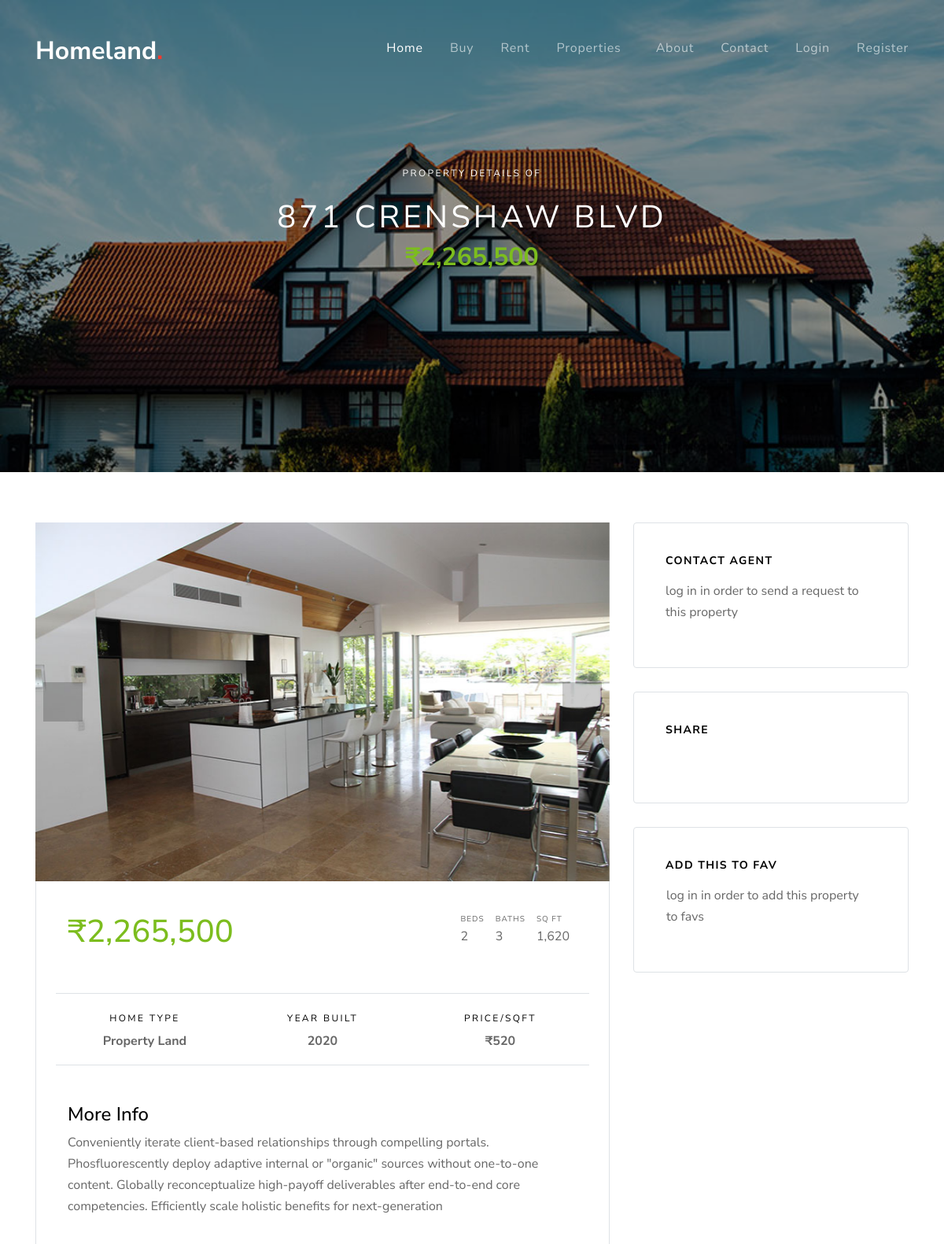
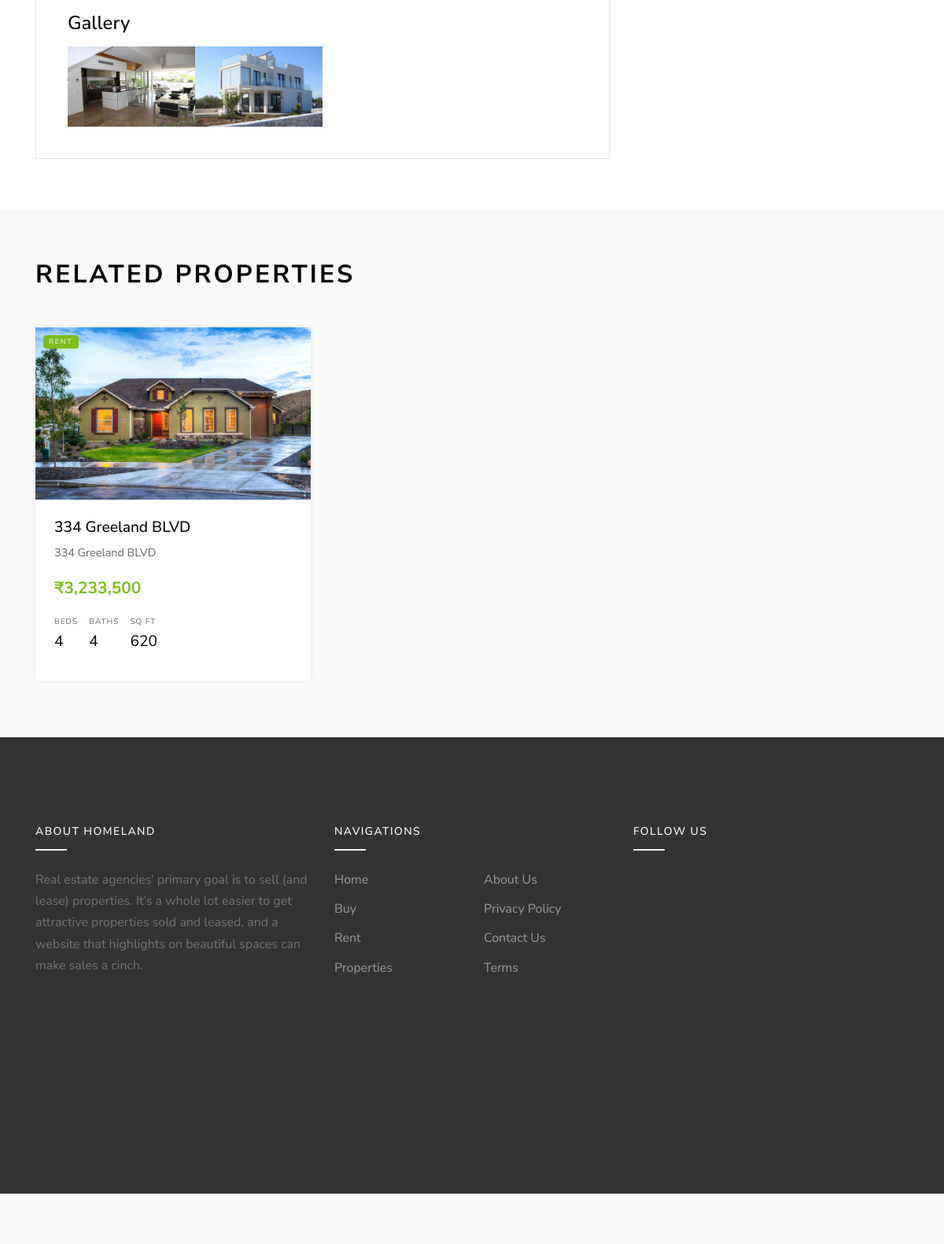
Screenshot of /property-details.php?id=2 with the database file from the repository (2 pictures, top to bottom).
### tables this page shows
CREATE TABLE `props` (
  `id` int(10) NOT NULL,
  `name` varchar(200) NOT NULL,
  `location` varchar(200) NOT NULL,
  `image` varchar(200) NOT NULL,
  `price` varchar(200) NOT NULL,
  `beds` int(10) NOT NULL,
  `baths` int(20) NOT NULL,
  `sq_ft` varchar(30) NOT NULL,
  `home_type` varchar(200) NOT NULL,
  `year_built` varchar(200) NOT NULL,
  `type` varchar(200) NOT NULL,
  `price_sqft` int(30) NOT NULL,
  `description` text NOT NULL,
  `admin_name` varchar(200) NOT NULL,
  `created_at` timestamp NOT NULL DEFAULT current_timestamp()
);

CREATE TABLE `related_images` (
  `id` int(10) NOT NULL,
  `image` varchar(200) NOT NULL,
  `prop_id` int(10) NOT NULL,
  `created_at` timestamp NOT NULL DEFAULT current_timestamp()
);

### property-details.php (the view, shortened to what this page needs)
<?php require "includes/header.php"; ?>
<?php require "config/config.php"; ?>
<?php
  if(isset($_GET['id'])) {
    $id = $_GET['id'];
    $single = $conn->query("SELECT * FROM props WHERE id='$id'");
    $single->execute();
    $allDetails = $single->fetch(PDO::FETCH_OBJ);
    $relatedProps = $conn->query("SELECT * FROM props WHERE home_type = '$allDetails->home_type'
    AND id != '$id'");
    $relatedProps->execute();
    $allRelatedProps = $relatedProps->fetchAll(PDO::FETCH_OBJ);
  } else {
    echo "<script>window.location.href='".APPURL."/404.php' </script>";
  }
  $images = $conn->query("SELECT * FROM related_images WHERE prop_id = '$id'");
  $images->execute();
  $allImages = $images->fetchAll(PDO::FETCH_OBJ);
?>
    <div class="site-blocks-cover inner-page-cover overlay" style="background-image: url(<?php echo THUMBNAILMURL; ?>/<?php echo $allDetails->image; ?>);" data-aos="fade" data-stellar-background-ratio="0.5">
      <div class="container">
        <div class="row align-items-center justify-content-center text-center">
          <div class="col-md-10">
            <span class="d-inline-block text-white px-3 mb-3 property-offer-type rounded">Property Details of</span>
            <h1 class="mb-2"><?php echo $allDetails->name; ?></h1>
            <p class="mb-5"><strong class="h2 text-success font-weight-bold">₹<?php echo $allDetails->price; ?></strong></p>
          </div>
        </div>
      </div>
    </div>
    <div class="site-section site-section-sm">
      <div class="container">
        <div class="row">
          <div class="col-lg-8">
            <div>
              <div class="slide-one-item home-slider owl-carousel">
                <?php foreach($allImages as $image) : ?>
                  <div><img src="<?php echo GALLERYURL; ?>/<?php echo $image->image; ?>" alt="Image" class="img-fluid"></div>
                <?php endforeach; ?>
              </div>
            </div>
            <div class="bg-white property-body border-bottom border-left border-right">
              <div class="row mb-5">
                <div class="col-md-6">
                  <strong class="text-success h1 mb-3">₹<?php echo $allDetails->price; ?></strong>
                </div>
                <div class="col-md-6">
                  <ul class="property-specs-wrap mb-3 mb-lg-0  float-lg-right">
                  <li>
                    <span class="property-specs">Beds</span>
                    <span class="property-specs-number"><?php echo $allDetails->beds; ?></span>
                  </li>
                  <li>
                    <span class="property-specs">Baths</span>
                    <span class="property-specs-number"><?php echo $allDetails->baths; ?></span>
                  </li>
                  <li>
                    <span class="property-specs">SQ FT</span>
                    <span class="property-specs-number"><?php echo $allDetails->sq_ft; ?></span>
                  </li>
                </ul>
                </div>
              </div>
              <div class="row mb-5">
                <div class="col-md-6 col-lg-4 text-center border-bottom border-top py-3">
                  <span class="d-inline-block text-black mb-0 caption-text">Home Type</span>
                  <strong class="d-block"><?php echo str_replace('-', ' ', $allDetails->home_type); ?></strong>
                </div>
                <div class="col-md-6 col-lg-4 text-center border-bottom border-top py-3">
                  <span class="d-inline-block text-black mb-0 caption-text">Year Built</span>
                  <strong class="d-block"><?php echo $allDetails->year_built; ?></strong>
                </div>
                <div class="col-md-6 col-lg-4 text-center border-bottom border-top py-3">
                  <span class="d-inline-block text-black mb-0 caption-text">Price/Sqft</span>
                  <strong class="d-block">₹<?php echo $allDetails->price_sqft; ?></strong>
                </div>
              </div>
              <h2 class="h4 text-black">More Info</h2>
              <p>
                <?php echo $allDetails->description; ?>
              </p>
              <div class="row no-gutters mt-5">
                <div class="col-12">
                  <h2 class="h4 text-black mb-3">Gallery</h2>
                </div>
                <?php foreach($allImages as $image) : ?>
                  <div class="col-sm-6 col-md-4 col-lg-3">
                    <a href="<?php echo GALLERYURL; ?>/<?php echo $image->image; ?>" class="image-popup gal-item"><img src="images/<?php echo $image->image; ?>" alt="Image" class="img-fluid"></a>
                  </div>
                <?php endforeach; ?>
              </div>
            </div>
          </div>
          <div class="col-lg-4">
            <div class="bg-white widget border rounded">
              <h3 class="h4 text-black widget-title mb-3">Contact Agent</h3>
              <?php if(isset($_SESSION['user_id'])) : ?>
                    <?php if($check_request->rowCount() > 0) : ?>
                      <p>you aleardy sent a request to this property, so you can not sent anymore requests</p>
                    <?php else : ?>
                      <form action="requests/process-request.php" method="POST" class="form-contact-agent">
                        <div class="form-group">
                          <label for="name">Name</label>
                          <input type="text" name="name" id="name" class="form-control">
                        </div>
                        <div class="form-group">
                          <label for="email">Email</label>
                          <input type="email" name="email" id="email" class="form-control">
                        </div>
                        <div class="form-group">
                          <label for="phone">Phone</label>
                          <input type="text" name="phone" id="phone" class="form-control">
                        </div>
                        <div class="form-group">
                          <input type="hidden" name="prop_id" value="<?php echo $id; ?>" id="phone" class="form-control">
                        </div>
                        <div class="form-group">
                          <input type="hidden" name="user_id" value="<?php echo $_SESSION['user_id']; ?>" id="phone" class="form-control">
                        </div>
                        <div class="form-group">
                          <input type="hidden" name="admin_name" value="<?php echo $allDetails->admin_name; ?>" id="phone" class="form-control">
                        </div>
                        <div class="form-group">
                          <input type="submit" name="submit" id="phone" class="btn btn-primary" value="Send Request">
                        </div>
                      </form>
                    <?php endif; ?>
                <?php else : ?>
                  <p>log in in order to send a request to this property</p>
                <?php endif; ?>
            </div>
            <div class="bg-white widget border rounded">
              <h3 class="h4 text-black widget-title mb-3 ml-0">Share</h3>
                  <div class="px-3" style="margin-left: -15px;">
                    <a href="https://www.facebook.com/sharer/sharer.php?u=<?php echo APPURL; ?>/property-details.php?id=<?php echo $allDetails->id; ?>&quote=<?php echo $allDetails->name; ?>" class="pt-3 pb-3 pr-3 pl-0"><span class="icon-facebook"></span></a>
                    <a  href="https://twitter.com/intent/tweet?text=<?php echo $allDetails->name; ?>&url=<?php echo APPURL; ?>/property-details.php?id=<?php echo $allDetails->id; ?>" class="pt-3 pb-3 pr-3 pl-0"><span class="icon-twitter"></span></a>
                    <a href="https://www.linkedin.com/sharing/share-offsite/?url=<?php echo APPURL; ?>/property-details.php?id=<?php echo $allDetails->id; ?>" class="pt-3 pb-3 pr-3 pl-0"><span class="icon-linkedin"></span></a>
                  </div>
            </div>
            <div class="bg-white widget border rounded">
              <h3 class="h4 text-black widget-title mb-3 ml-0">Add this to Fav</h3>
                  <div class="px-3" style="margin-left: -15px;">
                  <?php if(isset($_SESSION['user_id'])) : ?>
                    <form action="favs/add-fav.php" class="form-contact-agent" method="POST">
                        <div class="form-group">
                          <input type="hidden" id="name" name="prop_id" value="<?php echo $id; ?>" class="form-control">
                        </div>
                        <div class="form-group">
                          <input type="hidden" id="email" name="user_id" value="<?php echo $_SESSION['user_id']; ?>" class="form-control">
                        </div>
                      <?php if($check->rowCount() > 0) : ?>
                        <div class="form-group">
                          <a href="favs/delete-fav.php?prop_id=<?php echo $id; ?>&user_id=<?php echo $_SESSION["user_id"]; ?>" class="btn btn-primary text-white">Added to fav</a>
                        </div>
                        <?php else : ?>
                        <div class="form-group">
                          <input type="submit" name="submit" id="phone" class="btn btn-primary" value="Add to fav">
                        </div>
                        <?php endif; ?>
                    </form>
                    <?php else : ?>
                      <p>log in in order to add this property to favs</p>
                    <?php endif; ?>
                  </div>
            </div>
          </div>
        </div>
      </div>
    </div>
    <div class="site-section site-section-sm bg-light">
      <div class="container">
        <div class="row">
          <div class="col-12">
            <div class="site-section-title mb-5">
              <h2>Related Properties</h2>
            </div>
          </div>
        </div>
        <div class="row mb-5">
          <?php foreach($allRelatedProps as $allRelatedProp) : ?>
          <div class="col-md-6 col-lg-4 mb-4">
            <div class="property-entry h-100">
              <a href="property-details.php?id=<?php echo $allRelatedProp->id; ?>" class="property-thumbnail">
                <div class="offer-type-wrap">
                  <span class="offer-type bg-<?php if($allRelatedProp->type == "rent") { echo "success"; } else { echo "danger"; }?>"><?php echo $allRelatedProp->type; ?></span>
                </div>
                <img src="<?php echo THUMBNAILMURL; ?>/<?php echo $allRelatedProp->image; ?>" alt="Image" class="img-fluid">
              </a>
              <div class="p-4 property-body">
                <h2 class="property-title"><a href="property-details.php?id=<?php echo $allRelatedProp->id; ?>"><?php echo $allRelatedProp->name; ?></a></h2>
                <span class="property-location d-block mb-3"><span class="property-icon icon-room"></span> <?php echo $allRelatedProp->location; ?></span>
                <strong class="property-price text-primary mb-3 d-block text-success">₹<?php echo $allRelatedProp->price; ?></strong>
                <ul class="property-specs-wrap mb-3 mb-lg-0">
                  <li>
                    <span class="property-specs">Beds</span>
                    <span class="property-specs-number"><?php echo $allRelatedProp->beds; ?></span>
                  </li>
                  <li>
                    <span class="property-specs">Baths</span>
                    <span class="property-specs-number"><?php echo $allRelatedProp->baths; ?></span>
                  </li>
                  <li>
                    <span class="property-specs">SQ FT</span>
                    <span class="property-specs-number"><?php echo $allRelatedProp->sq_ft; ?></span>
                  </li>
                </ul>
              </div>
            </div>
          </div>
          <?php endforeach; ?>
        </div>
<?php require "includes/footer.php"; ?>

### css/style.css (style rules this page uses)
body { line-height: 1.7; color: rgba(0, 0, 0, 0.6); font-weight: 400; font-size: 1rem; font-family: "Roboto Mono", SFMono-Regular, Menlo, Monaco, Consolas, "Liberation Mono", "Courier New", monospace; font-family: "Nunito Sans", -apple-system, BlinkMacSystemFont, "Segoe UI", Roboto, "Helvetica Neue", Arial, sans-serif, "Apple Color Emoji", "Segoe UI Emoji", "Segoe UI Symbol", "Noto Color Emoji"; }
a { -webkit-transition: .3s all ease; -o-transition: .3s all ease; transition: .3s all ease; }
.text-black { color: #000 !important; }
.bg-light { background: #f9f9f9 !important; }
.site-section { padding: 3em 0; }
@media (min-width: 768px) { .site-section { padding: 7em 0; } }
.site-section.site-section-sm { padding: 4em 0; }
.site-blocks-cover { background-size: cover; background-repeat: no-repeat; background-position: top; }
.site-blocks-cover.overlay { position: relative; }
.site-blocks-cover.overlay:before { position: absolute; content: ""; left: 0; bottom: 0; right: 0; top: 0; background: rgba(0, 0, 0, 0.4); }
.site-blocks-cover, .site-blocks-cover .row { min-height: 600px; height: calc(100vh); }
.site-blocks-cover.inner-page-cover, .site-blocks-cover.inner-page-cover .row { min-height: 600px; height: calc(30vh); }
.site-blocks-cover h1 { font-weight: 900; color: #fff; font-weight: normal; letter-spacing: .1em; text-transform: uppercase; }
.site-blocks-cover p { color: #fff; font-size: 1.5rem; line-height: 1.5; }
.site-blocks-cover .property-offer-type { letter-spacing: .2em; font-size: 12px; text-transform: uppercase; padding-top: 5px; padding-bottom: 5px; }
.caption-text { letter-spacing: .2em; font-size: 12px; text-transform: uppercase; padding-top: 5px; padding-bottom: 5px; }
.property-entry { -webkit-box-shadow: 0 0 10px -2px rgba(0, 0, 0, 0.1); box-shadow: 0 0 10px -2px rgba(0, 0, 0, 0.1); background: #fff; }
.property-entry .property-body { position: relative; }
.property-entry .offer-type-wrap { position: absolute; top: 10px; left: 10px; z-index: 8; }
.property-entry .property-thumbnail { overflow: hidden; position: relative; display: block; }
.property-entry .property-thumbnail .offer-type { display: block; margin-bottom: 5px; padding: 1px 7px; color: #fff; text-transform: uppercase; letter-spacing: .2em; font-size: 9px; border-radius: 4px; }
.property-entry .property-thumbnail img { -webkit-transition: .3s all ease; -o-transition: .3s all ease; transition: .3s all ease; -webkit-transform: scale(1); -ms-transform: scale(1); transform: scale(1); }
.property-entry .property-title { font-size: 1.2rem; }
.property-entry .property-title a { color: #000; }
.property-entry .property-location { font-size: .9rem; }
.property-entry .property-specs-number { font-size: 1.2rem; color: #000; }
.property-entry .property-specs-wrap { list-style: none; padding: 0; margin: 0; }
.property-entry .property-specs-wrap li { display: inline-block; margin-right: 10px; margin-bottom: 10px; }
.property-entry .property-specs { display: block; text-transform: uppercase; font-size: 10px; letter-spacing: .1em; }
.property-entry .property-price { font-size: 1.3rem; }
.property-specs-wrap { list-style: none; padding: 0; margin: 0; }
.property-specs-wrap li { display: inline-block; margin-right: 10px; margin-bottom: 10px; }
.property-specs { display: block; text-transform: uppercase; font-size: 10px; letter-spacing: .1em; }
.property-price { font-size: 1.3rem; }
.site-section-title h2 { text-transform: uppercase; color: #000; font-weight: 700; font-size: 2rem; letter-spacing: .1em; }
.block-13, .slide-one-item { position: relative; z-index: 1; }
.widget { padding: 40px; margin-bottom: 30px; }
.widget .widget-title { font-size: 14px; font-weight: bold; color: #000; text-transform: uppercase; letter-spacing: .1em; }
.property-body { padding: 40px; }
.gal-item img { -webkit-transition: .3s all ease; -o-transition: .3s all ease; transition: .3s all ease; opacity: 1; }

### rows the page displays
props: image (picture), name "871 CRENSHAW BLVD", price "2,265,500", beds "2", baths "3", sq_ft "1,620", home_type "Property Land", year_built "2020", price_sqft "520", description "Conveniently iterate client-based relationships through compelling portals. Phosfluorescently deploy adaptive internal or \"organic\" sources without one-to-one content. Globally reconceptualize high-payoff deliverables after end-to-end core competencies. Efficiently scale holistic benefits for next-generation"
related_images: image (picture)
related_images: image (picture)
props: type "RENT", image (picture), name "334 Greeland BLVD", location "334 Greeland BLVD", price "3,233,500", beds "4", baths "4", sq_ft "620"
